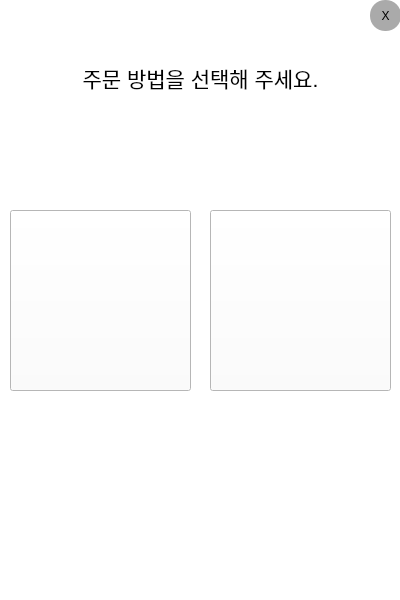
<?xml version="1.0" encoding="UTF-8"?>
<ui version="4.0">
 <class>popup_order_method</class>
 <widget class="QWidget" name="popup_order_method">
  <property name="geometry">
   <rect>
    <x>0</x>
    <y>0</y>
    <width>400</width>
    <height>600</height>
   </rect>
  </property>
  <property name="minimumSize">
   <size>
    <width>400</width>
    <height>600</height>
   </size>
  </property>
  <property name="maximumSize">
   <size>
    <width>400</width>
    <height>600</height>
   </size>
  </property>
  <property name="windowTitle">
   <string>Form</string>
  </property>
  <property name="autoFillBackground">
   <bool>false</bool>
  </property>
  <property name="styleSheet">
   <string notr="true">QWidget{
    background: #FFF;
    }</string>
  </property>
  <widget class="QPushButton" name="exit_btn">
   <property name="geometry">
    <rect>
     <x>370</x>
     <y>0</y>
     <width>31</width>
     <height>31</height>
    </rect>
   </property>
   <property name="styleSheet">
    <string notr="true">QPushButton {
    color: #000;
    border: none;
    border-radius: 15px;
    border-style: outset;
    background:  #AAA;
    padding: 5px;
    }</string>
   </property>
   <property name="text">
    <string>X</string>
   </property>
  </widget>
  <widget class="QTextEdit" name="textEdit">
   <property name="geometry">
    <rect>
     <x>0</x>
     <y>40</y>
     <width>401</width>
     <height>121</height>
    </rect>
   </property>
   <property name="palette">
    <palette>
     <active>
      <colorrole role="WindowText">
       <brush brushstyle="SolidPattern">
        <color alpha="255">
         <red>0</red>
         <green>0</green>
         <blue>0</blue>
        </color>
       </brush>
      </colorrole>
      <colorrole role="Button">
       <brush brushstyle="SolidPattern">
        <color alpha="255">
         <red>255</red>
         <green>255</green>
         <blue>255</blue>
        </color>
       </brush>
      </colorrole>
      <colorrole role="Text">
       <brush brushstyle="SolidPattern">
        <color alpha="255">
         <red>0</red>
         <green>0</green>
         <blue>0</blue>
        </color>
       </brush>
      </colorrole>
      <colorrole role="Base">
       <brush brushstyle="SolidPattern">
        <color alpha="255">
         <red>255</red>
         <green>255</green>
         <blue>255</blue>
        </color>
       </brush>
      </colorrole>
      <colorrole role="Window">
       <brush brushstyle="SolidPattern">
        <color alpha="255">
         <red>255</red>
         <green>255</green>
         <blue>255</blue>
        </color>
       </brush>
      </colorrole>
      <colorrole role="Shadow">
       <brush brushstyle="SolidPattern">
        <color alpha="255">
         <red>255</red>
         <green>255</green>
         <blue>255</blue>
        </color>
       </brush>
      </colorrole>
      <colorrole role="AlternateBase">
       <brush brushstyle="SolidPattern">
        <color alpha="255">
         <red>255</red>
         <green>255</green>
         <blue>255</blue>
        </color>
       </brush>
      </colorrole>
     </active>
     <inactive>
      <colorrole role="WindowText">
       <brush brushstyle="SolidPattern">
        <color alpha="255">
         <red>0</red>
         <green>0</green>
         <blue>0</blue>
        </color>
       </brush>
      </colorrole>
      <colorrole role="Button">
       <brush brushstyle="SolidPattern">
        <color alpha="255">
         <red>255</red>
         <green>255</green>
         <blue>255</blue>
        </color>
       </brush>
      </colorrole>
      <colorrole role="Text">
       <brush brushstyle="SolidPattern">
        <color alpha="255">
         <red>0</red>
         <green>0</green>
         <blue>0</blue>
        </color>
       </brush>
      </colorrole>
      <colorrole role="Base">
       <brush brushstyle="SolidPattern">
        <color alpha="255">
         <red>255</red>
         <green>255</green>
         <blue>255</blue>
        </color>
       </brush>
      </colorrole>
      <colorrole role="Window">
       <brush brushstyle="SolidPattern">
        <color alpha="255">
         <red>255</red>
         <green>255</green>
         <blue>255</blue>
        </color>
       </brush>
      </colorrole>
      <colorrole role="Shadow">
       <brush brushstyle="SolidPattern">
        <color alpha="255">
         <red>255</red>
         <green>255</green>
         <blue>255</blue>
        </color>
       </brush>
      </colorrole>
      <colorrole role="AlternateBase">
       <brush brushstyle="SolidPattern">
        <color alpha="255">
         <red>255</red>
         <green>255</green>
         <blue>255</blue>
        </color>
       </brush>
      </colorrole>
     </inactive>
     <disabled>
      <colorrole role="Button">
       <brush brushstyle="SolidPattern">
        <color alpha="255">
         <red>255</red>
         <green>255</green>
         <blue>255</blue>
        </color>
       </brush>
      </colorrole>
      <colorrole role="Base">
       <brush brushstyle="SolidPattern">
        <color alpha="255">
         <red>255</red>
         <green>255</green>
         <blue>255</blue>
        </color>
       </brush>
      </colorrole>
      <colorrole role="Window">
       <brush brushstyle="SolidPattern">
        <color alpha="255">
         <red>255</red>
         <green>255</green>
         <blue>255</blue>
        </color>
       </brush>
      </colorrole>
      <colorrole role="Shadow">
       <brush brushstyle="SolidPattern">
        <color alpha="255">
         <red>255</red>
         <green>255</green>
         <blue>255</blue>
        </color>
       </brush>
      </colorrole>
      <colorrole role="AlternateBase">
       <brush brushstyle="SolidPattern">
        <color alpha="255">
         <red>255</red>
         <green>255</green>
         <blue>255</blue>
        </color>
       </brush>
      </colorrole>
     </disabled>
    </palette>
   </property>
   <property name="autoFillBackground">
    <bool>true</bool>
   </property>
   <property name="styleSheet">
    <string notr="true">border:none;</string>
   </property>
   <property name="html">
    <string>&lt;!DOCTYPE HTML PUBLIC &quot;-//W3C//DTD HTML 4.0//EN&quot; &quot;http://www.w3.org/TR/REC-html40/strict.dtd&quot;&gt;
&lt;html&gt;&lt;head&gt;&lt;meta name=&quot;qrichtext&quot; content=&quot;1&quot; /&gt;&lt;meta charset=&quot;utf-8&quot; /&gt;&lt;style type=&quot;text/css&quot;&gt;
p, li { white-space: pre-wrap; }
hr { height: 1px; border-width: 0; }
li.unchecked::marker { content: &quot;\2610&quot;; }
li.checked::marker { content: &quot;\2612&quot;; }
&lt;/style&gt;&lt;/head&gt;&lt;body style=&quot; font-family:'Ubuntu Sans'; font-size:11pt; font-weight:400; font-style:normal;&quot;&gt;
&lt;p align=&quot;center&quot; style=&quot;-qt-paragraph-type:empty; margin-top:0px; margin-bottom:0px; margin-left:0px; margin-right:0px; -qt-block-indent:0; text-indent:0px;&quot;&gt;&lt;br /&gt;&lt;/p&gt;
&lt;p align=&quot;center&quot; style=&quot; margin-top:0px; margin-bottom:0px; margin-left:0px; margin-right:0px; -qt-block-indent:0; text-indent:0px;&quot;&gt;&lt;span style=&quot; font-size:16pt;&quot;&gt;주문 방법을 선택해 주세요.&lt;/span&gt;&lt;/p&gt;&lt;/body&gt;&lt;/html&gt;</string>
   </property>
  </widget>
  <widget class="QPushButton" name="takeout_btn">
   <property name="geometry">
    <rect>
     <x>10</x>
     <y>210</y>
     <width>181</width>
     <height>181</height>
    </rect>
   </property>
   <property name="styleSheet">
    <string notr="true">border-image: url(:/image/main_theme/takeout.png);</string>
   </property>
   <property name="text">
    <string/>
   </property>
  </widget>
  <widget class="QPushButton" name="take_btn">
   <property name="geometry">
    <rect>
     <x>210</x>
     <y>210</y>
     <width>181</width>
     <height>181</height>
    </rect>
   </property>
   <property name="styleSheet">
    <string notr="true">border-image: url(:/image/main_theme/take.png);</string>
   </property>
   <property name="text">
    <string/>
   </property>
  </widget>
 </widget>
 <resources/>
 <connections/>
</ui>
